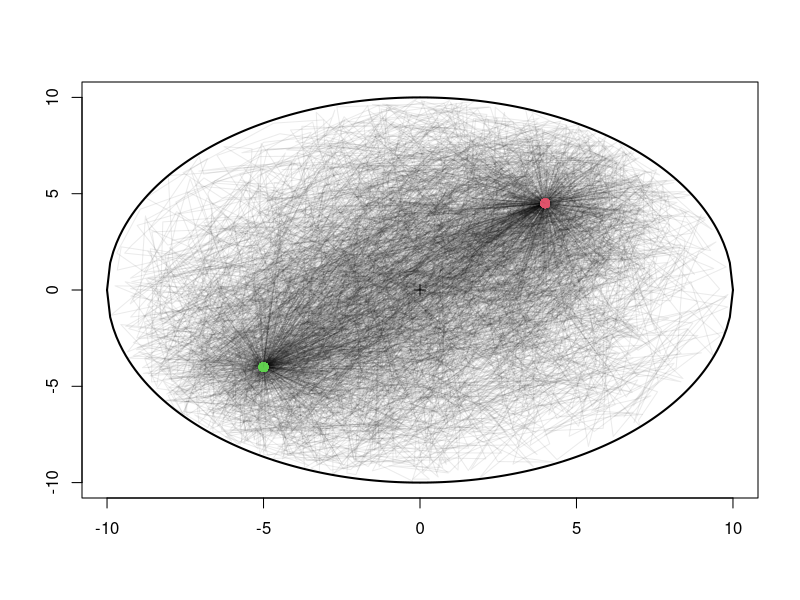
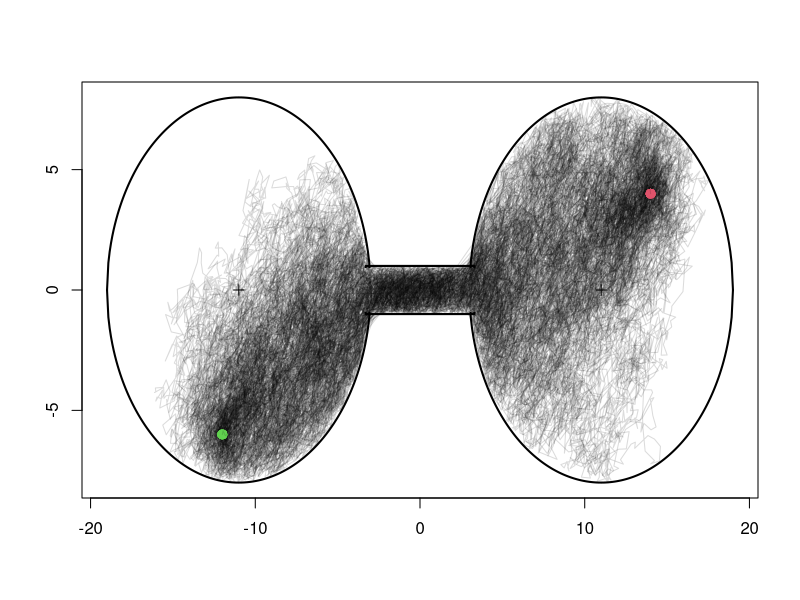

The R source for these figures, in order:
# truncated BM numerical approximation

library(mvtnorm)

#function for computing conditional multivariate normals
condMVN <- function(means, cov, obs, inds){
  A <- cov[-inds, -inds]
  C <- cov[inds, inds]
  B <- cov[-inds, inds]
  condCov <- A - B%*%solve(C)%*%t(B)
  condMean <- as.vector(means[-inds] + B%*%solve(C)%*%(obs - means[inds]))
  return(list(means = condMean, cov = condCov))
}


#bivariate BM on single branch

#in a circle
nhists <- 5e2
for(k in 1:nhists){
  print(k)
  
  #specify bounds of truncation, in this case a circle
  circleRadius <- 10
  circleCenter <- c(0,0)
  
  #specify starting and ending positions
  start <- c(-5,-4)
  end <- c(4,4.5)
  
  #specify brownian motion rate matrix
  R <- matrix(c(2,1,1,3), ncol = 2)
  
  #specify branch length separating start and end points
  BL <- 50
  
  #specify the number of intermediate timepoints over which to sample history
  n_IntermediateTimePoints <- 2^4-1
  
  #initialize matrix that will contain the bivariate history 
  positions <- matrix(0, ncol = 2, nrow = n_IntermediateTimePoints + 2)
  #specify the number of locations in total
  n_locations <- dim(positions)[1]
  #and specify start and end points
  positions[1,] <- start; positions[n_locations,] <- end
  
  #specify the position of each timepoint, where the starting branchlength is 0
  BLs <- 0:(n_IntermediateTimePoints+1)/(n_IntermediateTimePoints+1)*BL
  
  
  
  #keep track of which locations have observations already
  sampledInds <- rep(F, n_locations); sampledInds[1] <- TRUE; sampledInds[n_locations] <- TRUE
  
  #start sampling locations in log_2 stages, since under mvBM we can use already-sampled intermediate locations
  #to sample further intermediate locations
  for(i in 1:(log2(n_IntermediateTimePoints+1))){
    #which indices do we want to sample in this stage?
    indsToSample <- seq(from = 1, to = n_locations, length.out = 2^i+1)[-c(1,2^i+1)]
    if(i != 1){
      #make sure we haven't already sampled them!
      indsToSample <- setdiff(indsToSample, which(sampledInds))
      #and then iterate over unsampled indices
      for(j in 1:length(indsToSample)){
        indBeingSampled <- indsToSample[j]
        #find the two closest *already sampled* indices -- since mvBM is Markovian and evolution on branch i
        #independent of evolution on branch j, one can find conditionals only based on the two closest points 
        dists <- abs(which(sampledInds) - indBeingSampled)
        startEndInds <- which(sampledInds)[which(dists == min(dists))]
        strt <- positions[startEndInds[1],]
        ennd <- positions[startEndInds[2],]
        condNorm <- condMVN(means = rep(strt, 2), 
                            cov = kronecker(matrix(c(rep(BLs[indBeingSampled] - BLs[startEndInds[1]], 3), 
                            BLs[startEndInds[2]] - BLs[startEndInds[1]]), ncol = 2), R), obs = ennd, inds = c(3,4))
        samp <- rmvnorm(n = 1, mean = condNorm$means, sigma = condNorm$cov)
        #use rejection sampling to make sure we're in the allowable space
        while(norm(samp-circleCenter, type = "F") > circleRadius){
          samp <- rmvnorm(n = 1, mean = condNorm$means, sigma = condNorm$cov)
        }
        positions[indBeingSampled,] <- samp
      }
    } else {
      #special case when sampling first value
      condNorm <- condMVN(means = rep(start, 2), cov = kronecker(matrix(c(rep(BLs[indsToSample], 3), 
                          BLs[n_locations]), ncol = 2), R), obs = end, inds = c(3,4))
      samp <- rmvnorm(n = 1, mean = condNorm$means, sigma = condNorm$cov)
      while(norm(samp-circleCenter, type = "F") > circleRadius){
        samp <- rmvnorm(n = 1, mean = condNorm$means, sigma = condNorm$cov)
      }
      positions[indsToSample,] <- samp
    }
    sampledInds[indsToSample] <- T
  }
  
  #draw circle
  if(k==1){
    plot(x = circleCenter[1], y = circleCenter[2], pch = 3, xlim = c(-circleRadius, circleRadius), 
         ylim = c(-circleRadius, circleRadius), xlab = "", ylab = "")
    circX <- (-100:100/100*circleRadius)
    circY <- sqrt(circleRadius^2 - circX^2)
    lines(circX, circY, lwd = 2); lines(circX, -circY, lwd = 2)
  }
  
  #draw sampled path
  points(rbind(start, end), col = c(3,2), lwd = 2, pch = 19) #green marks start, red marks end, 
  lines(positions, col = rgb(0,0,0,mean(c(rep(1,10),rep(30/nhists, nhists)))))

}


#in two circles, connected by a rectangle
nhists <- 1e2
for(k in 1:nhists){
  print(k)
  
  #specify bounds of truncation, in this case: two circles and a rectangle
  circle1Radius <- 8
  circle1Center <- c(-11,0)
  
  circle2Radius <- 8
  circle2Center <- c(11,0)
  
  rectangleCorners <- rbind(c(-3.3,-1), c(3.3,1))
  
  #function to check if point is within these bounds
  withinBoundaries <- function(point, circle1Radius, circle1Center, circle2Radius, circle2Center, rectangleCorners){
    (norm(point-circle1Center, type = "F") < circle1Radius) |
    (norm(point-circle2Center, type = "F") < circle2Radius) |
    ((point[1] > rectangleCorners[1,1]) & 
     (point[1] < rectangleCorners[2,1]) &
     (point[2] > rectangleCorners[1,2]) & 
     (point[2] < rectangleCorners[2,2]))   
  }

  
  #specify starting and ending positions
  start <- c(-12,-6)
  end <- c(14,4)
  
  #specify brownian motion rate matrix
  R <- matrix(c(2,1,1,3), ncol = 2)
  
  #specify branch length separating start and end points
  BL <- 40
  
  #specify the number of intermediate timepoints over which to sample history
  n_IntermediateTimePoints <- 2^9-1
  
  #initialize matrix that will contain the bivariate history 
  positions <- matrix(0, ncol = 2, nrow = n_IntermediateTimePoints + 2)
  #specify the number of locations in total
  n_locations <- dim(positions)[1]
  #and specify start and end points
  positions[1,] <- start; positions[n_locations,] <- end
  
  #specify the position of each timepoint, where the starting branchlength is 0
  BLs <- 0:(n_IntermediateTimePoints+1)/(n_IntermediateTimePoints+1)*BL
  
  
  
  #keep track of which locations have observations already
  sampledInds <- rep(F, n_locations); sampledInds[1] <- TRUE; sampledInds[n_locations] <- TRUE
  
  #start sampling locations in log_2 stages, since under mvBM we can use already-sampled intermediate locations
  #to sample further intermediate locations
  for(i in 1:(log2(n_IntermediateTimePoints+1))){
    #which indices do we want to sample in this stage?
    indsToSample <- seq(from = 1, to = n_locations, length.out = 2^i+1)[-c(1,2^i+1)]
    if(i != 1){
      #make sure we haven't already sampled them!
      indsToSample <- setdiff(indsToSample, which(sampledInds))
      #and then iterate over unsampled indices
      for(j in 1:length(indsToSample)){
        indBeingSampled <- indsToSample[j]
        #find the two closest *already sampled* indices -- since mvBM is Markovian and evolution on branch i
        #independent of evolution on branch j, one can find conditionals only based on the two closest points 
        dists <- abs(which(sampledInds) - indBeingSampled)
        startEndInds <- which(sampledInds)[which(dists == min(dists))]
        strt <- positions[startEndInds[1],]
        ennd <- positions[startEndInds[2],]
        condNorm <- condMVN(means = rep(strt, 2), 
                            cov = kronecker(matrix(c(rep(BLs[indBeingSampled] - BLs[startEndInds[1]], 3), 
                                                     BLs[startEndInds[2]] - BLs[startEndInds[1]]), ncol = 2), R), obs = ennd, inds = c(3,4))
        samp <- rmvnorm(n = 1, mean = condNorm$means, sigma = condNorm$cov)
        #use rejection sampling to make sure we're in the allowable space
        while(!withinBoundaries(point = samp, circle1Radius, circle1Center, circle2Radius, circle2Center, rectangleCorners)){
          samp <- rmvnorm(n = 1, mean = condNorm$means, sigma = condNorm$cov)
        }
        positions[indBeingSampled,] <- samp
      }
    } else {
      #special case when sampling first value
      condNorm <- condMVN(means = rep(start, 2), cov = kronecker(matrix(c(rep(BLs[indsToSample], 3), 
                                                                          BLs[n_locations]), ncol = 2), R), obs = end, inds = c(3,4))
      samp <- rmvnorm(n = 1, mean = condNorm$means, sigma = condNorm$cov)
      while(!withinBoundaries(point = samp, circle1Radius, circle1Center, circle2Radius, circle2Center, rectangleCorners)){
        samp <- rmvnorm(n = 1, mean = condNorm$means, sigma = condNorm$cov)
      }
      positions[indsToSample,] <- samp
    }
    sampledInds[indsToSample] <- T
  }
  
  #draw circle
  if(k==1){
    plot(x = circle1Center[1], y = circle1Center[2], pch = 3, xlim = c(circle1Center[1]-circle1Radius, circle2Center[1]+circle2Radius), 
         ylim = c(circle1Center[2]-circle1Radius, circle1Center[2]+circle1Radius), xlab = "", ylab = "")
    points(x = circle2Center[1], y = circle2Center[2], pch = 3)
    
    #circle1
    circ1X <- (-100:100/100*circle1Radius)
    circ1Y <- sqrt(circle1Radius^2 - circ1X^2)
    lines(circ1X + circle1Center[1], circ1Y + circle1Center[2], lwd = 2); lines(circ1X + circle1Center[1], -circ1Y + circle1Center[2], lwd = 2)
    
    #circle2
    circ1X <- (-100:100/100*circle2Radius)
    circ1Y <- sqrt(circle2Radius^2 - circ1X^2)
    lines(circ1X + circle2Center[1], circ1Y + circle2Center[2], lwd = 2); lines(circ1X + circle2Center[1], -circ1Y + circle2Center[2], lwd = 2)
    
    #rectangle
    rect(xleft = rectangleCorners[1,1], ybottom = rectangleCorners[1,2], xright = rectangleCorners[2,1], ytop = rectangleCorners[2,2], lwd = 2)
    rect(border = NA, col = "white", xleft = rectangleCorners[1,1]-0.1, ybottom = rectangleCorners[1,2]+0.1, xright = rectangleCorners[2,1]+0.1, ytop = rectangleCorners[2,2]-0.1, lwd = 2)
  }
  
  #draw sampled path
  points(rbind(start, end), col = c(3,2), lwd = 2, pch = 19) #green marks start, red marks end, 
  lines(positions, col = rgb(0,0,0,mean(c(rep(1,5),rep(10/nhists, nhists)))))
  
}
